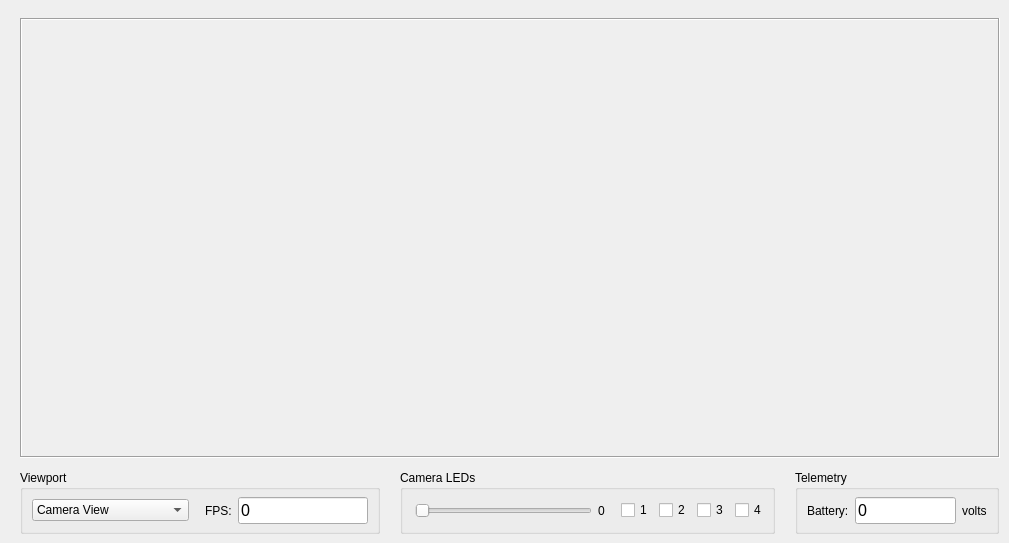
      <widget class="QWidget" name="mainTab">
       <attribute name="title">
        <string>Main</string>
       </attribute>
       <widget class="QLabel" name="viewport">
        <property name="geometry">
         <rect>
          <x>20</x>
          <y>18</y>
          <width>980</width>
          <height>440</height>
         </rect>
        </property>
        <property name="sizePolicy">
         <sizepolicy hsizetype="Fixed" vsizetype="Fixed">
          <horstretch>0</horstretch>
          <verstretch>0</verstretch>
         </sizepolicy>
        </property>
        <property name="minimumSize">
         <size>
          <width>980</width>
          <height>440</height>
         </size>
        </property>
        <property name="maximumSize">
         <size>
          <width>980</width>
          <height>440</height>
         </size>
        </property>
        <property name="mouseTracking">
         <bool>false</bool>
        </property>
        <property name="frameShape">
         <enum>QFrame::Shape::Box</enum>
        </property>
        <property name="frameShadow">
         <enum>QFrame::Shadow::Sunken</enum>
        </property>
        <property name="text">
         <string/>
        </property>
        <property name="alignment">
         <set>Qt::AlignmentFlag::AlignCenter</set>
        </property>
       </widget>
       <widget class="QGroupBox" name="viewportOptsBox">
        <property name="geometry">
         <rect>
          <x>20</x>
          <y>470</y>
          <width>360</width>
          <height>64</height>
         </rect>
        </property>
        <property name="title">
         <string>Viewport</string>
        </property>
        <layout class="QGridLayout" name="gridLayout_2">
         <property name="leftMargin">
          <number>9</number>
         </property>
         <property name="topMargin">
          <number>5</number>
         </property>
         <property name="rightMargin">
          <number>9</number>
         </property>
         <property name="bottomMargin">
          <number>5</number>
         </property>
         <item row="0" column="2">
          <widget class="QLabel" name="viewportFpsLabel">
           <property name="text">
            <string>FPS:</string>
           </property>
          </widget>
         </item>
         <item row="0" column="3">
          <widget class="QLineEdit" name="viewportFpsValue">
           <property name="sizePolicy">
            <sizepolicy hsizetype="Preferred" vsizetype="Fixed">
             <horstretch>0</horstretch>
             <verstretch>0</verstretch>
            </sizepolicy>
           </property>
           <property name="font">
            <font>
             <pointsize>12</pointsize>
            </font>
           </property>
           <property name="focusPolicy">
            <enum>Qt::FocusPolicy::NoFocus</enum>
           </property>
           <property name="text">
            <string>0</string>
           </property>
           <property name="frame">
            <bool>true</bool>
           </property>
           <property name="dragEnabled">
            <bool>true</bool>
           </property>
           <property name="readOnly">
            <bool>true</bool>
           </property>
          </widget>
         </item>
         <item row="0" column="0">
          <widget class="QComboBox" name="viewportSelector">
           <property name="sizePolicy">
            <sizepolicy hsizetype="Preferred" vsizetype="Fixed">
             <horstretch>0</horstretch>
             <verstretch>0</verstretch>
            </sizepolicy>
           </property>
           <property name="cursor">
            <cursorShape>CrossCursor</cursorShape>
           </property>
           <property name="currentText">
            <string>Camera View</string>
           </property>
           <item>
            <property name="text">
             <string>Camera View</string>
            </property>
           </item>
           <item>
            <property name="text">
             <string>Camera View (Overlay)</string>
            </property>
           </item>
           <item>
            <property name="text">
             <string>LiDAR View</string>
            </property>
           </item>
          </widget>
         </item>
         <item row="0" column="1">
          <spacer name="horizontalSpacer_1">
           <property name="orientation">
            <enum>Qt::Orientation::Horizontal</enum>
           </property>
           <property name="sizeType">
            <enum>QSizePolicy::Policy::Fixed</enum>
           </property>
           <property name="sizeHint" stdset="0">
            <size>
             <width>10</width>
             <height>20</height>
            </size>
           </property>
          </spacer>
         </item>
        </layout>
       </widget>
       <widget class="QGroupBox" name="camLedsBox">
        <property name="geometry">
         <rect>
          <x>400</x>
          <y>470</y>
          <width>375</width>
          <height>64</height>
         </rect>
        </property>
        <property name="sizePolicy">
         <sizepolicy hsizetype="Fixed" vsizetype="Fixed">
          <horstretch>0</horstretch>
          <verstretch>0</verstretch>
         </sizepolicy>
        </property>
        <property name="title">
         <string>Camera LEDs</string>
        </property>
        <layout class="QHBoxLayout" name="horizontalLayout_1">
         <property name="leftMargin">
          <number>12</number>
         </property>
         <property name="topMargin">
          <number>5</number>
         </property>
         <property name="rightMargin">
          <number>5</number>
         </property>
         <property name="bottomMargin">
          <number>5</number>
         </property>
         <item>
          <widget class="QSlider" name="camLedsBrightnessSlider">
           <property name="maximum">
            <number>100</number>
           </property>
           <property name="singleStep">
            <number>10</number>
           </property>
           <property name="pageStep">
            <number>10</number>
           </property>
           <property name="orientation">
            <enum>Qt::Orientation::Horizontal</enum>
           </property>
          </widget>
         </item>
         <item>
          <widget class="QLabel" name="camLedsBrightnessLabel">
           <property name="text">
            <string>0</string>
           </property>
          </widget>
         </item>
         <item>
          <spacer name="horizontalSpacer_2">
           <property name="orientation">
            <enum>Qt::Orientation::Horizontal</enum>
           </property>
           <property name="sizeType">
            <enum>QSizePolicy::Policy::Fixed</enum>
           </property>
           <property name="sizeHint" stdset="0">
            <size>
             <width>10</width>
             <height>20</height>
            </size>
           </property>
          </spacer>
         </item>
         <item>
          <widget class="QCheckBox" name="camLed1Check">
           <property name="text">
            <string>1</string>
           </property>
          </widget>
         </item>
         <item>
          <widget class="QCheckBox" name="camLed2Check">
           <property name="text">
            <string>2</string>
           </property>
          </widget>
         </item>
         <item>
          <widget class="QCheckBox" name="camLed3Check">
           <property name="text">
            <string>3</string>
           </property>
          </widget>
         </item>
         <item>
          <widget class="QCheckBox" name="camLed4Check">
           <property name="text">
            <string>4</string>
           </property>
          </widget>
         </item>
        </layout>
       </widget>
       <widget class="QGroupBox" name="telemetryBox">
        <property name="geometry">
         <rect>
          <x>795</x>
          <y>470</y>
          <width>204</width>
          <height>64</height>
         </rect>
        </property>
        <property name="sizePolicy">
         <sizepolicy hsizetype="Fixed" vsizetype="Fixed">
          <horstretch>0</horstretch>
          <verstretch>0</verstretch>
         </sizepolicy>
        </property>
        <property name="title">
         <string>Telemetry</string>
        </property>
        <layout class="QHBoxLayout" name="horizontalLayout_2">
         <property name="leftMargin">
          <number>9</number>
         </property>
         <property name="topMargin">
          <number>5</number>
         </property>
         <property name="rightMargin">
          <number>9</number>
         </property>
         <property name="bottomMargin">
          <number>5</number>
         </property>
         <item>
          <widget class="QLabel" name="teleBatteryLabel">
           <property name="sizePolicy">
            <sizepolicy hsizetype="Expanding" vsizetype="Preferred">
             <horstretch>0</horstretch>
             <verstretch>0</verstretch>
            </sizepolicy>
           </property>
           <property name="text">
            <string>Battery:</string>
           </property>
          </widget>
         </item>
         <item>
          <widget class="QLineEdit" name="teleBatteryValue">
           <property name="sizePolicy">
            <sizepolicy hsizetype="Minimum" vsizetype="Fixed">
             <horstretch>0</horstretch>
             <verstretch>0</verstretch>
            </sizepolicy>
           </property>
           <property name="font">
            <font>
             <pointsize>12</pointsize>
            </font>
           </property>
           <property name="focusPolicy">
            <enum>Qt::FocusPolicy::NoFocus</enum>
           </property>
           <property name="text">
            <string>0</string>
           </property>
           <property name="frame">
            <bool>true</bool>
           </property>
           <property name="dragEnabled">
            <bool>true</bool>
           </property>
           <property name="readOnly">
            <bool>true</bool>
           </property>
          </widget>
         </item>
         <item>
          <widget class="QLabel" name="teleBatteryUnits">
           <property name="text">
            <string>volts</string>
           </property>
          </widget>
         </item>
        </layout>
       </widget>
      </widget>
